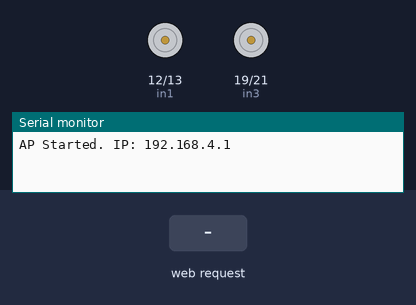
Simulated run of this sketch. Board: ESP32. Parts: motor-driver pin pairs drawn as motors (green arrow = first pin HIGH = forward, orange = second pin HIGH = backward, longer = more drive, scaled by the enable pin), the last lines printed to the serial monitor. The test bench sets the inputs (shaded band).

Above: at 1.2 s.
1.3 s: HTTP request GET /move?dir=forward received
At 2.5 s:
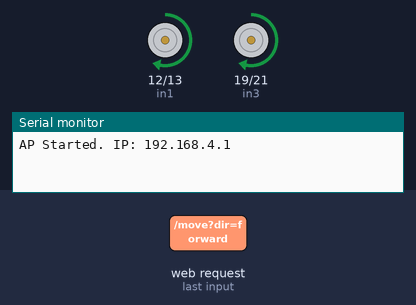
2.8 s: HTTP request GET /speed?val=forward received
At 3.7 s:
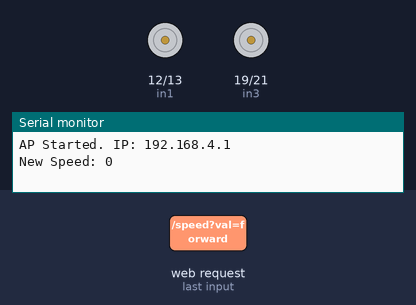
4.3 s: HTTP request GET /speed?val=1 received
At 5.0 s:
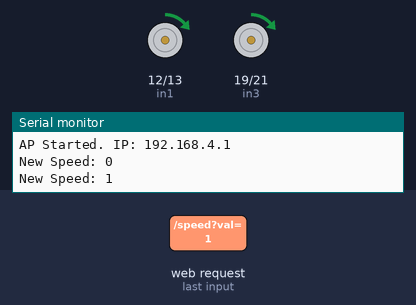
5.8 s: HTTP request GET /speed?dir=120&val=120 received
At 6.2 s:
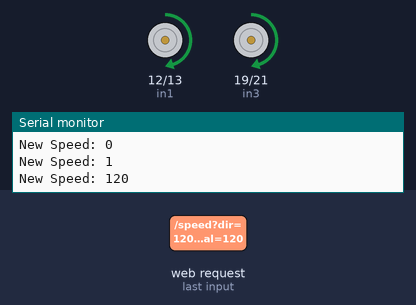
7.3 s: HTTP request GET /move?dir=backward received
At 8.5 s:
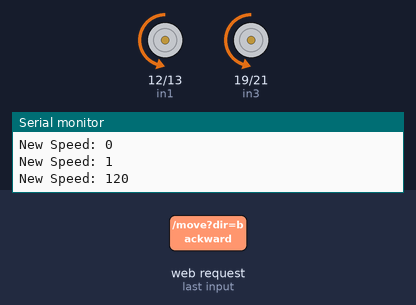
8.8 s: HTTP request GET /move?dir=left received
At 9.4 s:
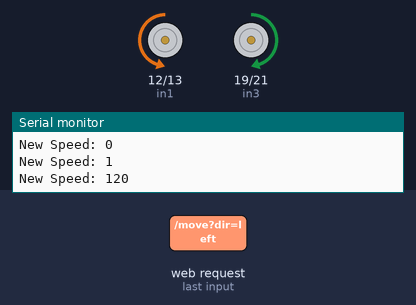
Timing chart, 0 to 11.3 s (numbered marks = the images above; inputs shaded):
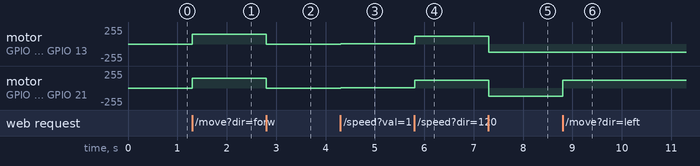

The sketch:

twoWheel.ino
```cpp
#include <WiFi.h>
#include <ESPAsyncWebServer.h>

const char* ap_ssid = "MyRobot_Speed_AP";
const char* ap_password = "password123";

const int enA = 14; const int in1 = 12; const int in2 = 13;
const int enB = 18; const int in3 = 19; const int in4 = 21;

AsyncWebServer server(80);

String moveStatus = "STOP";
int motorSpeed = 150; // เริ่มต้นที่โหมดกลางๆ

// เพิ่มหน้าเว็บที่มีปุ่มปรับความเร็ว
const char index_html[] PROGMEM = R"rawliteral(
<!DOCTYPE HTML><html><head>
  <title>Robot Control Pro</title>
  <meta name="viewport" content="width=device-width, initial-scale=1">
  <style>
    body { text-align:center; font-family: Arial; background-color: #2c3e50; color: white; }
    .button { background-color: #27ae60; border: none; color: white; padding: 20px;
              font-size: 20px; margin: 5px; cursor: pointer; border-radius: 12px; width: 100px; }
    .button:active { background-color: #2ecc71; }

    .speed-btn { background-color: #34495e; border: 2px solid #ecf0f1; width: 80px; padding: 10px; font-size: 14px; }
    .speed-btn.active { background-color: #e67e22; border-color: #d35400; }

    .control-area { margin-top: 20px; }
    .speed-area { margin-bottom: 20px; padding: 10px; background: #34495e; border-radius: 15px; }
  </style>
</head><body>
  <h2>Robot Controller</h2>

  <div class="speed-area">
    <p>Speed Mode</p>
    <button class="speed-btn" onclick="setSpeed(100, this)">SLOW</button>
    <button class="speed-btn active" onclick="setSpeed(180, this)">MID</button>
    <button class="speed-btn" onclick="setSpeed(255, this)">FAST</button>
  </div>

  <div class="control-area">
    <button class="button" onmousedown="sendCommand('forward')" onmouseup="sendCommand('stop')" ontouchstart="sendCommand('forward')" ontouchend="sendCommand('stop')">UP</button><br>
    <button class="button" onmousedown="sendCommand('left')" onmouseup="sendCommand('stop')" ontouchstart="sendCommand('left')" ontouchend="sendCommand('stop')">LEFT</button>
    <button class="button" onmousedown="sendCommand('right')" onmouseup="sendCommand('stop')" ontouchstart="sendCommand('right')" ontouchend="sendCommand('stop')">RIGHT</button><br>
    <button class="button" onmousedown="sendCommand('backward')" onmouseup="sendCommand('stop')" ontouchstart="sendCommand('backward')" ontouchend="userId('stop')">DOWN</button>
  </div>

  <p>Status: <span id="state">STOP</span> | Speed: <span id="speedVal">180</span></p>

  <script>
    function sendCommand(cmd) {
      document.getElementById('state').innerHTML = cmd.toUpperCase();
      fetch(`/move?dir=${cmd}`);
    }
    function setSpeed(val, btn) {
      document.getElementById('speedVal').innerHTML = val;
      fetch(`/speed?val=${val}`);

      // เปลี่ยนสีปุ่มที่เลือก
      let btns = document.getElementsByClassName('speed-btn');
      for(let i=0; i<btns.length; i++) btns[i].classList.remove('active');
      btn.classList.add('active');
    }
  </script>
</body></html>
)rawliteral";

void setup() {
  Serial.begin(115200);
  pinMode(enA, OUTPUT); pinMode(in1, OUTPUT); pinMode(in2, OUTPUT);
  pinMode(enB, OUTPUT); pinMode(in3, OUTPUT); pinMode(in4, OUTPUT);

  WiFi.softAP(ap_ssid, ap_password);
  Serial.println("AP Started. IP: 192.168.4.1");

  server.on("/", HTTP_GET, [](AsyncWebServerRequest *request){
    request->send_P(200, "text/html", index_html);
  });

  server.on("/move", HTTP_GET, [](AsyncWebServerRequest *request){
    if(request->hasParam("dir")) moveStatus = request->getParam("dir")->value();
    request->send(200, "text/plain", "OK");
  });

  // เพิ่ม Endpoint รับค่าความเร็ว
  server.on("/speed", HTTP_GET, [](AsyncWebServerRequest *request){
    if(request->hasParam("val")) {
      motorSpeed = request->getParam("val")->value().toInt();
      Serial.print("New Speed: "); Serial.println(motorSpeed);
    }
    request->send(200, "text/plain", "OK");
  });

  server.begin();
  xTaskCreatePinnedToCore(dashboardTask, "DashTask", 10000, NULL, 1, NULL, 0);
}

void loop() {
  if (moveStatus == "forward") {
    moveMotors(HIGH, LOW, HIGH, LOW, motorSpeed);
  } else if (moveStatus == "backward") {
    moveMotors(LOW, HIGH, LOW, HIGH, motorSpeed);
  } else if (moveStatus == "left") {
    moveMotors(LOW, HIGH, HIGH, LOW, motorSpeed);
  } else if (moveStatus == "right") {
    moveMotors(HIGH, LOW, LOW, HIGH, motorSpeed);
  } else {
    moveMotors(LOW, LOW, LOW, LOW, 0);
  }
  delay(10);
}

void moveMotors(int a1, int a2, int b1, int b2, int spd) {
  digitalWrite(in1, a1); digitalWrite(in2, a2); analogWrite(enA, spd);
  digitalWrite(in3, b1); digitalWrite(in4, b2); analogWrite(enB, spd);
}

void dashboardTask(void * pvParameters) {
  for(;;) { vTaskDelay(100 / portTICK_PERIOD_MS); }
}
```

Measured:
- after the input at 1.3 s, motor on GPIO 12 (in1) / GPIO 13 (in2), motor on GPIO 19 (in3) / GPIO 21 (in4): stopped → forward 150/255 at once
- after the input at 2.8 s, motor on GPIO 12 (in1) / GPIO 13 (in2), motor on GPIO 19 (in3) / GPIO 21 (in4): forward 150/255 → stopped at once
- after the input at 4.3 s, motor on GPIO 12 (in1) / GPIO 13 (in2), motor on GPIO 19 (in3) / GPIO 21 (in4): stopped → forward 1/255 at once
- after the input at 5.8 s, motor on GPIO 12 (in1) / GPIO 13 (in2), motor on GPIO 19 (in3) / GPIO 21 (in4): forward 1/255 → forward 120/255 at once
- after the input at 7.3 s, motor on GPIO 12 (in1) / GPIO 13 (in2), motor on GPIO 19 (in3) / GPIO 21 (in4): forward 120/255 → backward 120/255 at once
- after the input at 8.8 s, motor on GPIO 19 (in3) / GPIO 21 (in4): backward 120/255 → forward 120/255 at once
